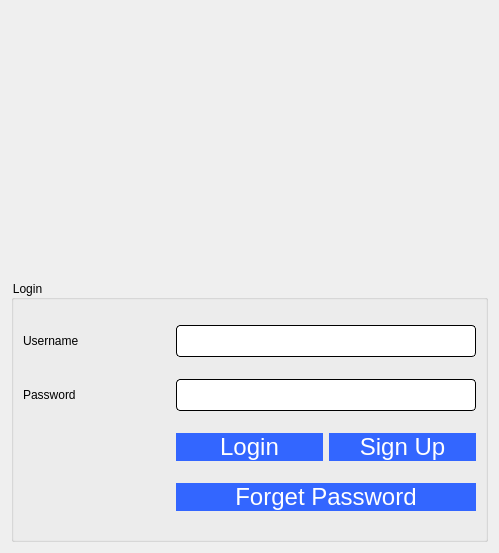
<?xml version="1.0" encoding="UTF-8"?>
<ui version="4.0">
 <class>Login</class>
 <widget class="QDialog" name="Login">
  <property name="geometry">
   <rect>
    <x>0</x>
    <y>0</y>
    <width>499</width>
    <height>553</height>
   </rect>
  </property>
  <property name="windowTitle">
   <string>Dialog</string>
  </property>
  <layout class="QVBoxLayout" name="verticalLayout">
   <item>
    <layout class="QHBoxLayout" name="horizontalLayout_2">
     <item>
      <spacer name="horizontalSpacer_3">
       <property name="orientation">
        <enum>Qt::Horizontal</enum>
       </property>
       <property name="sizeHint" stdset="0">
        <size>
         <width>138</width>
         <height>20</height>
        </size>
       </property>
      </spacer>
     </item>
     <item>
      <widget class="QLabel" name="label_5">
       <property name="text">
        <string/>
       </property>
       <property name="pixmap">
        <pixmap resource="icons.qrc">:/login-book.png</pixmap>
       </property>
      </widget>
     </item>
     <item>
      <spacer name="horizontalSpacer_4">
       <property name="orientation">
        <enum>Qt::Horizontal</enum>
       </property>
       <property name="sizeHint" stdset="0">
        <size>
         <width>128</width>
         <height>20</height>
        </size>
       </property>
      </spacer>
     </item>
    </layout>
   </item>
   <item>
    <widget class="QGroupBox" name="loginGroup">
     <property name="styleSheet">
      <string notr="true">font: 16pt &quot;Comic Sans MS&quot;;
border-color: rgb(196, 178, 255);
border-color: rgb(170, 0, 255);
color: rgb(0, 0, 0);</string>
     </property>
     <property name="title">
      <string>Login</string>
     </property>
     <layout class="QGridLayout" name="gridLayout_2">
      <item row="0" column="0">
       <widget class="QLabel" name="label_7">
        <property name="styleSheet">
         <string notr="true">font: 10pt &quot;Comic Sans MS&quot;;</string>
        </property>
        <property name="text">
         <string>Username</string>
        </property>
       </widget>
      </item>
      <item row="2" column="2">
       <widget class="QPushButton" name="signUpButton">
        <property name="styleSheet">
         <string notr="true">QPushButton{
border-radius:15px;
padding : 0 4px;
background: #3366FF;
border -radius:10px;
color: rgb(255, 255, 255);
font: 24px
}
QPushButton:hover:!pressed

{
background:#4f85e2;
}
QToolButton
{

border-radius:10px;
bacground:red;
color:red;
}

QPushButton:pressed
{
              font-size: 19px;
              transition: 0.9s; 
}</string>
        </property>
        <property name="text">
         <string>Sign Up</string>
        </property>
       </widget>
      </item>
      <item row="3" column="1" colspan="2">
       <widget class="QPushButton" name="forgetPasswdBtn">
        <property name="focusPolicy">
         <enum>Qt::ClickFocus</enum>
        </property>
        <property name="styleSheet">
         <string notr="true">QPushButton{
border-radius:15px;
padding : 0 4px;
background: #3366FF;
border -radius:10px;
color: rgb(255, 255, 255);
font: 24px
}
QPushButton:hover:!pressed

{
background:#4f85e2;
}
QToolButton
{

border-radius:10px;
bacground:red;
color:red;
}</string>
        </property>
        <property name="text">
         <string>Forget Password</string>
        </property>
       </widget>
      </item>
      <item row="0" column="1" colspan="2">
       <widget class="QLineEdit" name="username">
        <property name="styleSheet">
         <string notr="true">QLineEdit{
	background-color: rgb(255, 255, 255);
	 border: 1px  solid;
     border-radius: 4px;
	font: 24px
}</string>
        </property>
       </widget>
      </item>
      <item row="1" column="0">
       <widget class="QLabel" name="label_6">
        <property name="styleSheet">
         <string notr="true">font: 10pt &quot;Comic Sans MS&quot;;</string>
        </property>
        <property name="text">
         <string>Password</string>
        </property>
       </widget>
      </item>
      <item row="1" column="1" colspan="2">
       <widget class="QLineEdit" name="password">
        <property name="styleSheet">
         <string notr="true">QLineEdit{
	background-color: rgb(255, 255, 255);
	 border: 1px  solid;
     border-radius: 4px;
	font:24px
}</string>
        </property>
        <property name="echoMode">
         <enum>QLineEdit::Password</enum>
        </property>
       </widget>
      </item>
      <item row="2" column="1">
       <widget class="QPushButton" name="loginButton">
        <property name="mouseTracking">
         <bool>true</bool>
        </property>
        <property name="styleSheet">
         <string notr="true">QPushButton{
border-radius:15px;
padding : 0 4px;
background: #3366FF;
border -radius:10px;
color: rgb(255, 255, 255);
font: 24px
}
QPushButton:hover:!pressed

{
background:#4f85e2;
}
QToolButton
{

border-radius:10px;
bacground:red;
color:red;
}

QPushButton:pressed
{
              font-size: 19px;
              transition: 0.9s; 
}</string>
        </property>
        <property name="text">
         <string>Login</string>
        </property>
        <property name="autoDefault">
         <bool>true</bool>
        </property>
        <property name="default">
         <bool>false</bool>
        </property>
       </widget>
      </item>
     </layout>
    </widget>
   </item>
  </layout>
 </widget>
 <resources>
  <include location="icons.qrc"/>
 </resources>
 <connections/>
</ui>
